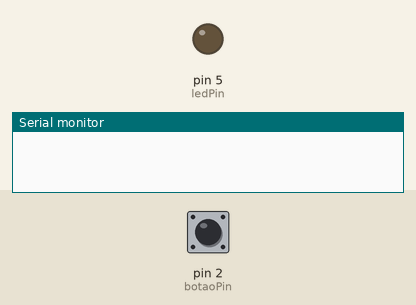
This sketch was run on a simulated Arduino Uno, built with avr-gcc and run on an emulated ATmega328P. Shown: output pins drawn as LEDs (lit = HIGH), the last lines printed to the serial monitor. The inputs (shaded band) are chosen by the test bench; at power-on: pin 2 (botaoPin) LOW.

Above: at 1.2 s.
1.3 s: pin 2 (botaoPin) pulled HIGH for 0.15 s
At 2.2 s:
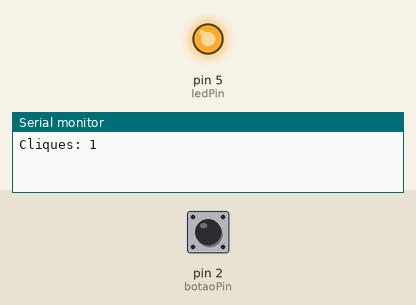
3.9 s: pin 2 (botaoPin) pulled HIGH for 3.2 s
At 8.6 s:
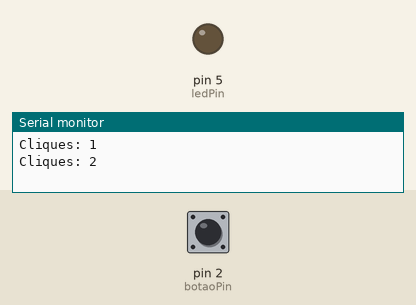
Timing chart, 0 to 10.1 s (numbered marks = the images above; inputs shaded):
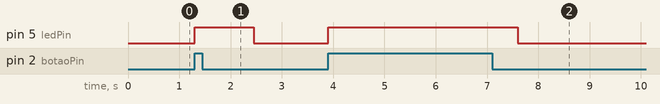

Measured:
- after the input at 1.3 s, pin 5 (ledPin): LOW → HIGH at once, → LOW 1.2 s later
- after the input at 3.9 s, pin 5 (ledPin): LOW → HIGH at once, → LOW 3.7 s later

The sketch:

fantabulous_morsekrieg1.ino
```cpp
const int botaoPin = 2;   // Pino do botão
const int ledPin = 5;      // Pino do LED

int contadorCliques = 0;   // Contador de cliques
bool botaoPressionado = false; // Variável para verificar se o botão foi pressionado

void setup() {
  pinMode(botaoPin, INPUT); // Configura o pino do botão como entrada
  pinMode(ledPin, OUTPUT);  // Configura o pino do LED como saída
  Serial.begin(9600);       // Inicia a comunicação serial (opcional para monitoramento)
}

void loop() {
  // Verifica se o botão está pressionado
  if (digitalRead(botaoPin) == HIGH) {
    // O LED fica aceso enquanto o botão está pressionado
    digitalWrite(ledPin, HIGH);
    if (!botaoPressionado) {
      botaoPressionado = true;  // Marca que o botão foi pressionado
      contadorCliques++;        // Incrementa o contador de cliques
      Serial.print("Cliques: ");
      Serial.println(contadorCliques);  // Exibe o número de cliques na serial
    }
  } else {
    // Quando o botão é solto, o LED pisca no ritmo dos cliques
    if (botaoPressionado) {
      botaoPressionado = false;  // Marca que o botão foi solto
      int tempoPisca = 1000 / (contadorCliques); // A cada clique, o tempo entre os pulsos diminui
      digitalWrite(ledPin, HIGH);  // Acende o LED
      delay(tempoPisca);           // Espera pelo tempo definido
      digitalWrite(ledPin, LOW);   // Apaga o LED
      delay(tempoPisca);           // Espera pelo mesmo tempo antes de repetir o ciclo
    }
  }
}
```
